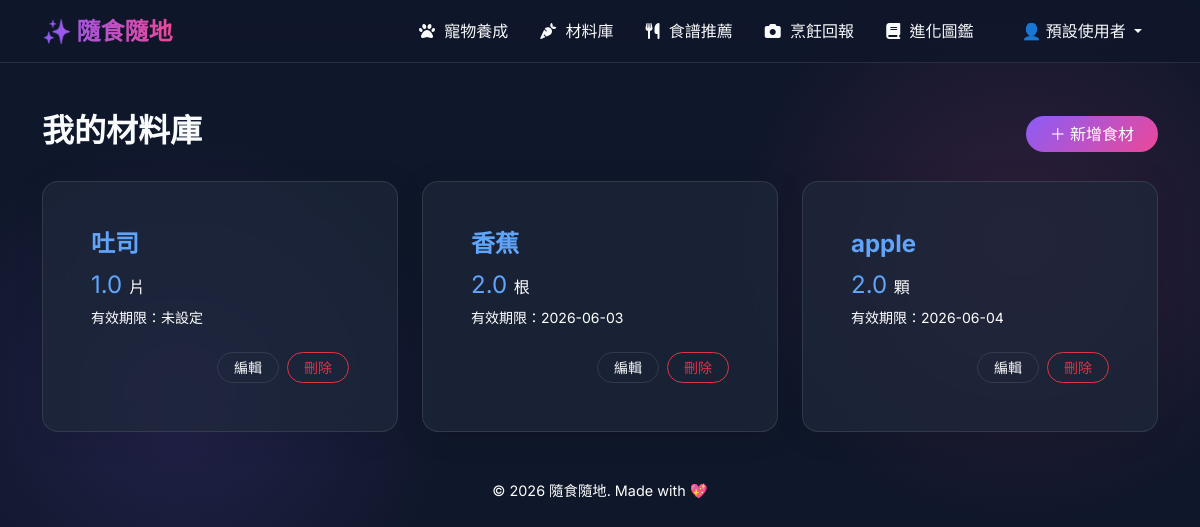
Screenshot of /ingredient/ (signed in) with the database file from the repository.
### sql_models.py (models this page shows, shortened)
class User(UserMixin, db.Model):
    __tablename__ = 'users'
    id = db.Column(db.Integer, primary_key=True)
    username = db.Column(db.String(80), unique=True, nullable=False)
    email = db.Column(db.String(120), unique=True, nullable=False)
    password_hash = db.Column(db.String(256), nullable=False)
    display_name = db.Column(db.String(80))
    cooking_count = db.Column(db.Integer, default=0)
    created_at = db.Column(db.DateTime, default=datetime.utcnow)
    pet = db.relationship('Pet', backref='user', uselist=False, cascade="all, delete-orphan")
    preference = db.relationship('UserPreference', backref='user', uselist=False, cascade="all, delete-orphan")
    allergens = db.relationship('UserAllergen', backref='user', cascade="all, delete-orphan")
    favorites = db.relationship('Collection', backref='user', cascade="all, delete-orphan")
    achievements = db.relationship('UserAchievement', backref='user', cascade="all, delete-orphan")

### tables this page shows
CREATE TABLE ingredients (
    id          INTEGER PRIMARY KEY AUTOINCREMENT,
    name        TEXT NOT NULL,
    quantity    REAL NOT NULL,
    unit        TEXT NOT NULL,
    expiry_date TEXT,
    created_at  DATETIME DEFAULT CURRENT_TIMESTAMP
);

### app/routes/ingredient.py (the view)
@ingredient_bp.route('/')
@login_required
def list_ingredients():
    ingredients = IngredientModel.get_all()
    return render_template('ingredient/list.html', ingredients=ingredients)

### app/models/ingredient.py (called while the page is built)
    @classmethod
    def get_connection(cls):
        try:
            os.makedirs(os.path.dirname(DATABASE), exist_ok=True)
            conn = sqlite3.connect(DATABASE)
            conn.row_factory = sqlite3.Row
            cls._ensure_table_exists(conn)
            return conn
        except Exception as e:
            logging.error(f"資料庫連線失敗: {e}")
            raise

    @classmethod
    def _ensure_table_exists(cls, conn):
        create_table_sql = '''
            CREATE TABLE IF NOT EXISTS ingredients (
                id INTEGER PRIMARY KEY AUTOINCREMENT,
                name TEXT NOT NULL,
                quantity REAL NOT NULL,
                unit TEXT NOT NULL,
                expiry_date TEXT,
                created_at DATETIME DEFAULT CURRENT_TIMESTAMP
            );
        '''
        cursor = conn.cursor()
        cursor.execute(create_table_sql)
        conn.commit()

    @classmethod
    def get_all(cls):
        query = 'SELECT * FROM ingredients ORDER BY expiry_date ASC, id DESC'
        try:
            with cls.get_connection() as conn:
                cursor = conn.cursor()
                cursor.execute(query)
                return [dict(row) for row in cursor.fetchall()]
        except Exception as e:
            logging.error(f"取得所有食材失敗: {e}")
            return []

### app/templates/ingredient/list.html (shortened to what this page needs)
{% extends 'base.html' %}
{% block content %}
<div class="d-flex justify-content-between align-items-center mb-4">
    <h2 class="section-title">我的材料庫</h2>
    <a href="{{ url_for('ingredient.new_ingredient') }}" class="btn btn-primary btn-gradient rounded-pill px-4">＋ 新增食材</a>
</div>
{% if ingredients %}
    <div class="row g-4">
        {% for item in ingredients %}
        <div class="col-md-4 col-sm-6">
            <div class="card glass-card h-100 ingredient-card">
                <div class="card-body">
                    <h4 class="card-title fw-bold" style="color: #60A5FA !important;">{{ item.name }}</h4>
                    <p class="card-text fs-4 mb-1" style="color: #60A5FA !important;">{{ item.quantity }} <span class="fs-6" style="color: #ffffff !important;">{{ item.unit }}</span></p>
                    <p class="card-text text-muted small">
                        有效期限：{{ item.expiry_date if item.expiry_date else '未設定' }}
                    </p>
                </div>
                <div class="card-footer bg-transparent border-0 d-flex justify-content-end gap-2 pb-3 pe-3">
                    <a href="{{ url_for('ingredient.edit_ingredient', id=item.id) }}" class="btn btn-sm btn-outline-light rounded-pill px-3">編輯</a>
                    <form action="{{ url_for('ingredient.delete_ingredient', id=item.id) }}" method="POST" class="d-inline" onsubmit="return confirm('確定要刪除 {{ item.name }} 嗎？');">
                        <button type="submit" class="btn btn-sm btn-outline-danger rounded-pill px-3">刪除</button>
                    </form>
                </div>
            </div>
        </div>
        {% endfor %}
    </div>
{% else %}
    <div class="text-center py-5 glass-card mt-4">
        <h4 class="text-light opacity-75 mb-3">目前還沒有任何食材</h4>
        <p class="text-muted mb-4">點擊右上角新增食材，開始建立您的材料庫！</p>
        <a href="{{ url_for('ingredient.new_ingredient') }}" class="btn btn-primary btn-gradient rounded-pill px-4">開始新增</a>
    </div>
{% endif %}
{% endblock %}

### app/templates/base.html (shortened to what this page needs)
<!DOCTYPE html>
<html lang="zh-TW">
<head>
    <link href="https://cdn.jsdelivr.net/npm/bootstrap@5.3.2/dist/css/bootstrap.min.css" rel="stylesheet">
    <link rel="stylesheet" href="https://cdnjs.cloudflare.com/ajax/libs/font-awesome/6.4.2/css/all.min.css">
</head>
<body>
    <nav class="navbar navbar-expand-lg sticky-top mb-5 navbar-dark">
        <div class="container">
            <a class="navbar-brand" href="{{ url_for('main.index') }}">✨ 隨食隨地</a>
            <div class="collapse navbar-collapse" id="navbarNav">
                <ul class="navbar-nav ms-auto align-items-center">
                    {% if current_user and current_user.is_authenticated %}
                        <li class="nav-item">
                            <a class="nav-link" href="{{ url_for('pet.pet_index') }}"><i class="fa-solid fa-paw"></i> 寵物養成</a>
                        </li>
                        <li class="nav-item">
                            <a class="nav-link" href="{{ url_for('ingredient.list_ingredients') }}"><i class="fa-solid fa-carrot"></i> 材料庫</a>
                        </li>
                        <li class="nav-item">
                            <a class="nav-link" href="{{ url_for('recipe.recommend') }}"><i class="fa-solid fa-utensils"></i> 食譜推薦</a>
                        </li>
                        <li class="nav-item">
                            <a class="nav-link" href="{{ url_for('cooking.report_page') }}"><i class="fa-solid fa-camera"></i> 烹飪回報</a>
                        </li>
                        <li class="nav-item">
                            <a class="nav-link" href="{{ url_for('collection.collection_index') }}"><i class="fa-solid fa-book"></i> 進化圖鑑</a>
                        </li>
                        <li class="nav-item dropdown ms-lg-3">
                            <a class="nav-link dropdown-toggle btn btn-outline-light rounded-pill px-3 py-1 mt-2 mt-lg-0 text-white" href="#" id="userDropdown" role="button" data-bs-toggle="dropdown" aria-expanded="false">
                                👤 {{ current_user.display_name }}
                            </a>
                        </li>
                    {% endif %}
                </ul>
            </div>
        </div>
    </nav>
    <main class="container mb-5">
        {% block content %}{% endblock %}
    </main>
    <footer class="text-center pb-4 text-muted" style="font-size: 0.9rem;">
        <p>&copy; 2026 隨食隨地. Made with 💖</p>
    </footer>
</body>
</html>

### app/templates/base.html (style rules this page uses)
:root { --primary-glow: #8B5CF6; --secondary-glow: #EC4899; --bg-color: #0F172A; --glass-bg: rgba(30, 41, 59, 0.7); --glass-border: rgba(255, 255, 255, 0.1); --text-main: #F8FAFC; --text-muted: #ffffff; }
.text-muted, .text-light-muted, .text-secondary, .form-text, .card-text.text-muted, small.text-muted { color: #ffffff !important; }
body { font-family: 'Inter', 'Noto Sans TC', sans-serif; background-color: var(--bg-color); color: var(--text-main); min-height: 100vh; background-image: radial-gradient(circle at 15% 50%, rgba(139, 92, 246, 0.15), transparent 25%), radial-gradient(circle at 85% 30%, rgba(236, 72, 153, 0.15), transparent 25%); background-attachment: fixed; }
h1, h2, h3, .navbar-brand { font-family: 'Outfit', 'Noto Sans TC', sans-serif; font-weight: 600; }
.navbar { background: rgba(15, 23, 42, 0.8) !important; backdrop-filter: blur(12px); -webkit-backdrop-filter: blur(12px); border-bottom: 1px solid var(--glass-border); }
.navbar-brand { background: linear-gradient(to right, #8B5CF6, #EC4899); -webkit-background-clip: text; -webkit-text-fill-color: transparent; font-size: 1.5rem; font-weight: 700; }
.nav-link { color: var(--text-main) !important; transition: color 0.3s ease; font-weight: 500; padding: 0.5rem 1rem !important; }
.nav-link i { margin-right: 5px; }
.glass-card { background: var(--glass-bg) !important; backdrop-filter: blur(16px); -webkit-backdrop-filter: blur(16px); border: 1px solid var(--glass-border) !important; border-radius: 1rem; padding: 2rem; box-shadow: 0 4px 30px rgba(0, 0, 0, 0.1); transition: transform 0.3s ease, box-shadow 0.3s ease; }
.btn-primary { background: linear-gradient(135deg, #8B5CF6, #EC4899); border: none; transition: all 0.3s ease; font-weight: 500; }
.btn-outline-light { border-color: var(--glass-border); color: var(--text-main); }

### rows the page displays
User: display_name "預設使用者"
ingredients: name "吐司", quantity "1.0", unit "片", expiry_date "未設定"
ingredients: name "香蕉", quantity "2.0", unit "根", expiry_date "2026-06-03"
ingredients: name "apple", quantity "2.0", unit "顆", expiry_date "2026-06-04"
